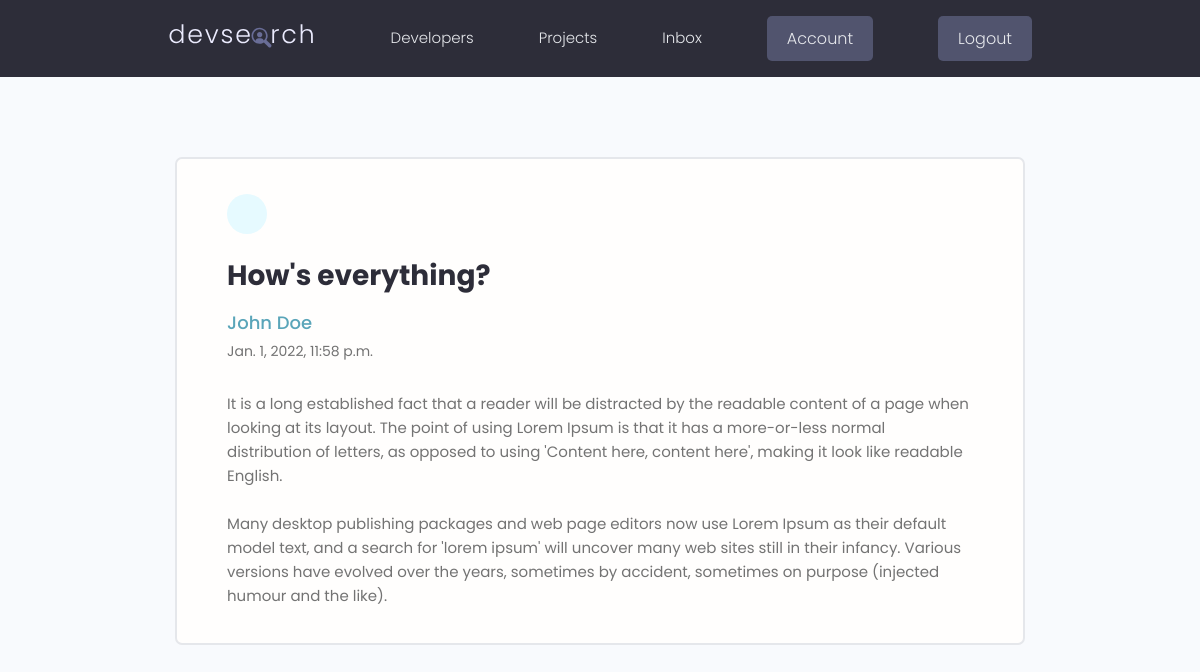
The app's page /message/5260f6ed-308a-4f06-a7b1-8a701afec16a/ (signed in) with its own data.
### users/models.py (models this page shows, shortened)
class Message(models.Model):
   senders = models.ForeignKey(Profile, on_delete=models.SET_NULL, null=True, blank=True)
   recipient = models.ForeignKey(Profile, on_delete=models.SET_NULL, null=True, blank=True, related_name="messages")
   name = models.CharField(max_length=200, null=True, blank=True)
   email = models.EmailField(max_length=200, null=True, blank=True)
   subject = models.CharField(max_length=200, null=True, blank=True)
   body = models.TextField()
   is_read = models.BooleanField(default=False, null=True)
   created_at = models.DateTimeField(auto_now_add=True)
   id = models.UUIDField(default = uuid.uuid4, unique=True, primary_key=True, editable=False)
   class Meta:
      ordering = ['is_read', '-created_at']

### users/views.py (the view)
# urls.py: path('message/<str:pk>/', views.viewMessage, name="message"),
@login_required(login_url="login")
def viewMessage(request, pk):
   profile = request.user.profile
   message = profile.messages.get(id=pk)
   if message.is_read == False:
      message.is_read = True
      message.save()
   context = {
      'message':message
   }
   return render(request, 'users/message.html', context)

### users/templates/users/message.html (shortened to what this page needs)
{% extends 'main.html' %}
{% block content %}
<main class="messagePage my-xl">
  <div class="content-box">
    <div class="message">
      <a class="backButton" href="{% url 'inbox' %}"></a>
      <h2 class="message__subject">{{message.subject}}</h2>
      <a href="profile.html" class="message__author">{{message.name}}</a>
      <p class="message__date">{{message.created_at}}</p>
      <div class="message__body">
        {{message.body|linebreaksbr}}
      </div>
    </div>
  </div>
</main>
{% endblock content %}

### static/styles/app.css (style rules this page uses)
:root { --color-sub: #2d2d39; }
.content-box { width: 95%; max-width: 85rem; margin: 0 auto; }
.message { padding: 2.5rem 0; }
.message > a { display: flex; gap: 1rem; }
.message__author, .message__date { flex-basis: 25%; }
.message__subject { flex-basis: 50%; }
.message__date { text-align: right; }
.messagePage .message { list-style: none; background: var(--color-white); padding: 3.5rem 5rem; border: 2px solid var(--color-light); border-radius: 0.7rem; }
.messagePage .message__subject { font-size: 2.8rem; color: var(--color-sub); margin-bottom: 1rem; margin-top: 2rem; }
.messagePage .message__author { font-size: 1.8rem; font-weight: 500; }
.messagePage .message__date { font-size: 1.4rem; font-weight: 400; text-align: left; margin-bottom: 3rem; }
.backButton { background: var(--color-main-light); color: var(--color-main); width: 4rem; height: 4rem; display: flex; align-items: center; justify-content: center; border-radius: 50%; }

### static/uikit/styles/modules/_variables.css (style rules this page uses)
:root { --color-main: #5aa5b9; --color-main-light: #e6faff; --color-sub: #3f4156; --color-sub-light: #51546e; --color-sub-lighter: #ededfd; --color-text: #737373; --color-gray: #8b8b8b; --color-light: #e5e7eb; --color-light-gray: #767676; --color-bg: #f8fafd; --color-white: #fffefd; --color-white-light: #f3f3f3; --color-success: #359e64; --color-success-bg: #def8e8; --color-error: #fc4b0b; --color-error-bg: #fff2ee; --font-base: 'Poppins', arial, helvetica, 'Segoe UI', roboto, ubuntu, sans-serif; --font-monospace: 'Fira Code', 'Courier New', courier, monospace; --font-regular: 300; --font-medium: 500; --font-bold: 700; --generic-shadow: 1px 1px 5px #00000010; --generic-transition: all 0.3s ease-in-out; }

### static/uikit/styles/modules/_base.css (style rules this page uses)
* { margin: 0; padding: 0; box-sizing: border-box; text-rendering: optimizeLegibility; color: inherit; font-size: inherit; }
html { font-size: 50%; }
@media only screen and (min-width: 480px) { html { font-size: 56.25%; } }
@media only screen and (min-width: 1200px) { html { font-size: 62.5%; } }
body { line-height: 1.6; font-weight: 400; font-size: 1.5rem; color: var(--color-text); background-color: var(--color-bg); min-height: 100vh; }

### static/uikit/styles/modules/_typography.css (style rules this page uses)
* { font-family: var(--font-base); }
h2 { font-size: 3.6rem; font-weight: var(--font-bold); }
p, span, strong { font-size: 1.6rem; color: var(--color-text); font-weight: var(--font-regular); }
a { padding-bottom: 2px; text-decoration: none; display: inline-block; color: var(--color-main); font-weight: var(--font-medium); }

### static/uikit/styles/modules/_utilities.css (style rules this page uses)
.my-xl { margin: 8rem auto; }

### records on screen
Message: subject "How's everything?", name "John Doe", created_at "Jan. 1, 2022, 11:58 p.m.", body "It is a long established fact that a reader will be distracted by the readable content of a page when looking at its layout. The point of using Lorem Ipsum is that it has a more-or-less normal distribution of letters, as opposed to using 'Content here, content here', making it look like readable English. Many desktop publishing packages and web page editors now use Lorem Ipsum as their default model text, and a search for 'lorem ipsum' will uncover many web sites still in their infancy. Various versions have evolved over the years, sometimes by accident, sometimes on purpose (injected humour and the like)."
